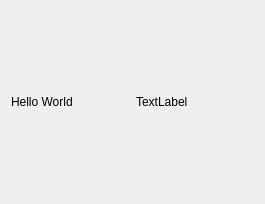
<?xml version="1.0" encoding="UTF-8"?>
<ui version="4.0">
 <class>Dialog</class>
 <widget class="QDialog" name="Dialog">
  <property name="geometry">
   <rect>
    <x>0</x>
    <y>0</y>
    <width>265</width>
    <height>204</height>
   </rect>
  </property>
  <property name="windowTitle">
   <string>Dialog</string>
  </property>
  <layout class="QHBoxLayout" name="horizontalLayout">
   <item>
    <widget class="QLabel" name="label">
     <property name="text">
      <string>Hello World</string>
     </property>
    </widget>
   </item>
   <item>
    <widget class="QLabel" name="result_lbl">
     <property name="text">
      <string>TextLabel</string>
     </property>
    </widget>
   </item>
  </layout>
 </widget>
 <resources/>
 <connections/>
</ui>
